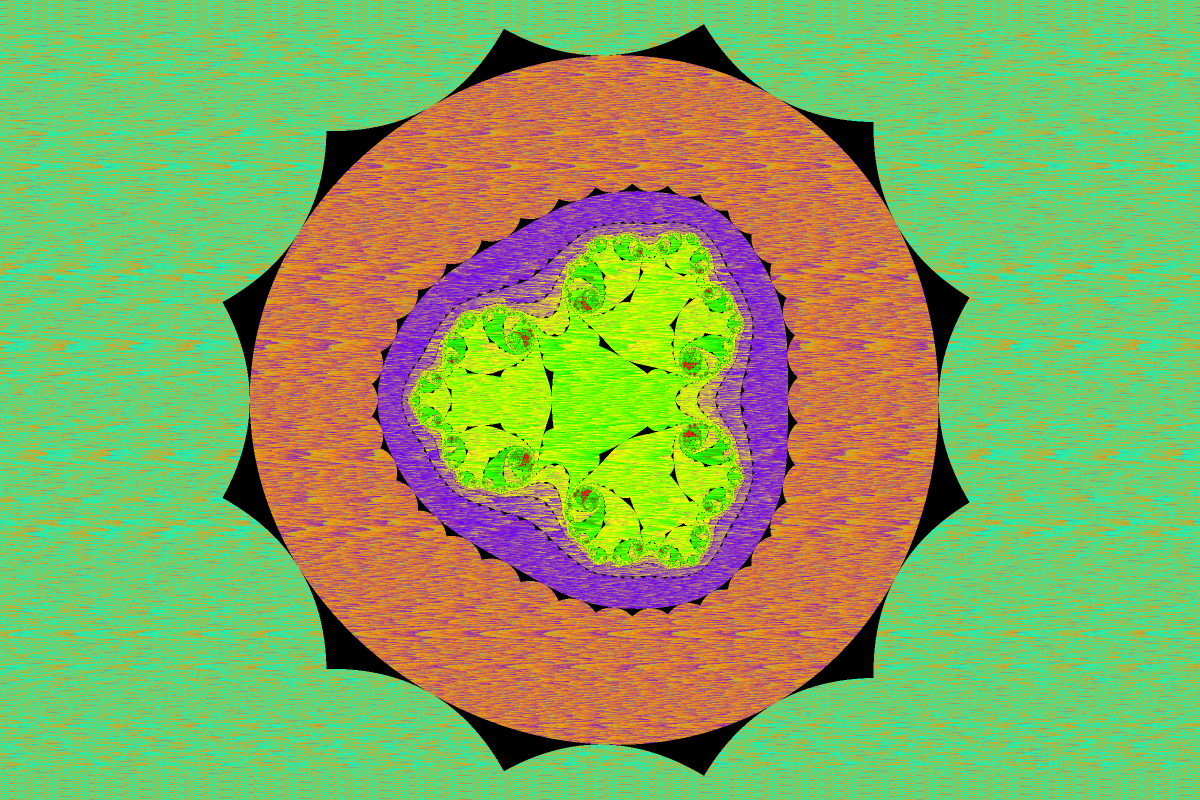
#> input picture image_processors/biomorph_20251006_082331_2x.png, 2400 x 1600 px (shown at 1/2 size); its folder holds only this picture in this run
$ python -i image_Mosaicer_gr.py   (imports and definitions only)
#> lines starting #> are read from the running program, lines starting #| are printed output that depends on the picture
#> further down, picture is the input picture: PIL image 2400x1600 RGB; mean R, G, B 133.5, 171.7, 96
#!/home/rich/MyCoding/venvMyCoding/bin/python
"""
Image Section Matcher - Gradio version
Creates new images by matching sections between two source images.
Center-crops input images to exactly 512x512 pixels, divides into sections, and finds
best-fit matches using similarity matrices in perceptually uniform LAB color space.
"""

import gradio as gr
from PIL import Image
import numpy as np
import random
from datetime import datetime
import os
import threading
import cv2
import time

# Global flag for stopping optimization
stop_optimization = threading.Event()


def crop_to_square(img, target_size=512):
    """Center-crop image to exactly target_size x target_size."""
#> called with target_size = 512
    # Convert to RGB if needed
    if img.mode != 'RGB':
        img = img.convert('RGB')

    width, height = img.size
#> width = 2400; height = 1600

    # Calculate crop dimensions for center crop
    if width > height:
        # Landscape - crop width
        new_width = height
#> new_width = 1600
        left = (width - new_width) // 2
#> left = 400
        top = 0
        right = left + new_width
#> right = 2000
        bottom = height
#> bottom = 1600
    else:
        # Portrait or square - crop height
        new_height = width
        left = 0
        top = (height - new_height) // 2
        right = width
        bottom = top + new_height

    # Crop to square
    square_img = img.crop((left, top, right, bottom))
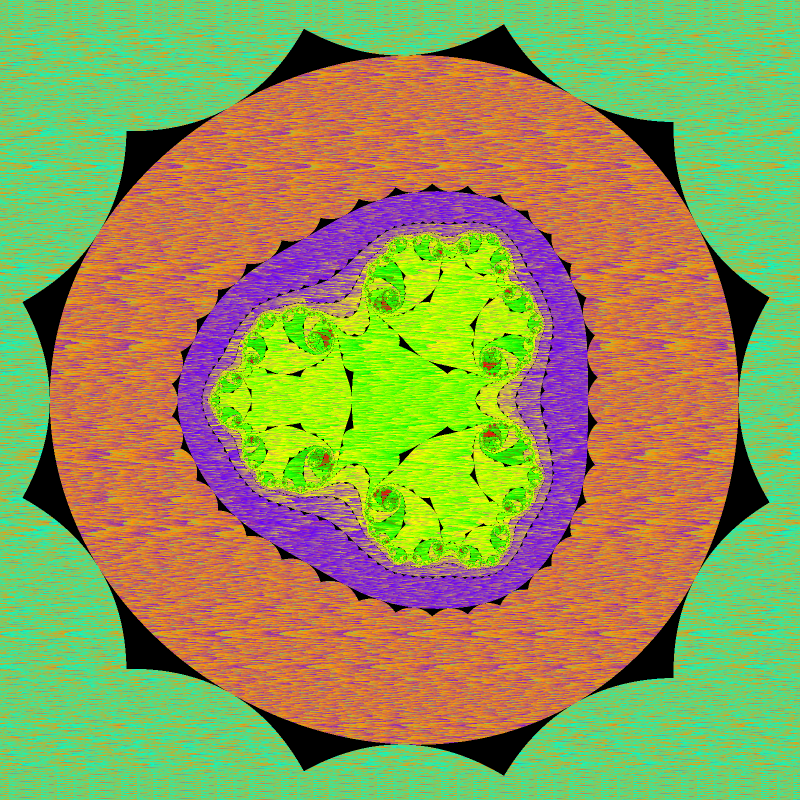
#> square_img: PIL image 1600x1600 RGB (shown at 1/2 size); mean R, G, B 146, 153.9, 86.1

    # Resize to exact target size
    if square_img.size != (target_size, target_size):
        square_img = square_img.resize((target_size, target_size), Image.Resampling.LANCZOS)
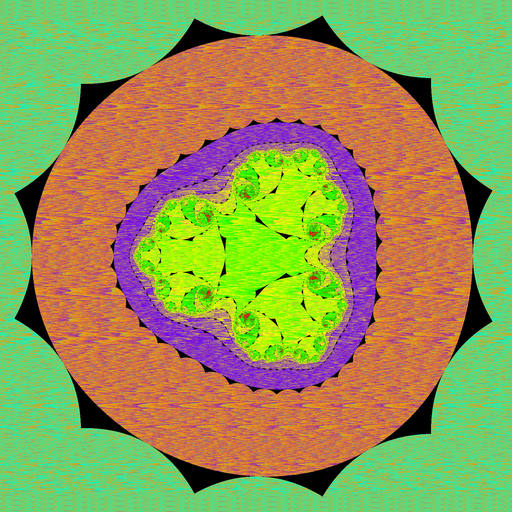
#> square_img: PIL image 512x512 RGB; mean R, G, B 146.1, 153.8, 86.2

    return square_img


# [25 lines left out: functions extract_sections, calculate_mse, not called in this run]


def calculate_section_similarity_score(result_section, source_section, similarity_func):
    """Calculate how well a result section matches its corresponding source section."""
    return similarity_func(result_section, source_section)


# [189 lines left out: functions infinite_swap_optimization, generate_matched_image, stop_optimization_handler, create_interface, not called in this run]


# [3 lines not run here, left out]

>>> from PIL import Image
>>> picture = Image.open('biomorph_20251006_082331_2x.png')
>>> result = crop_to_square(picture)
